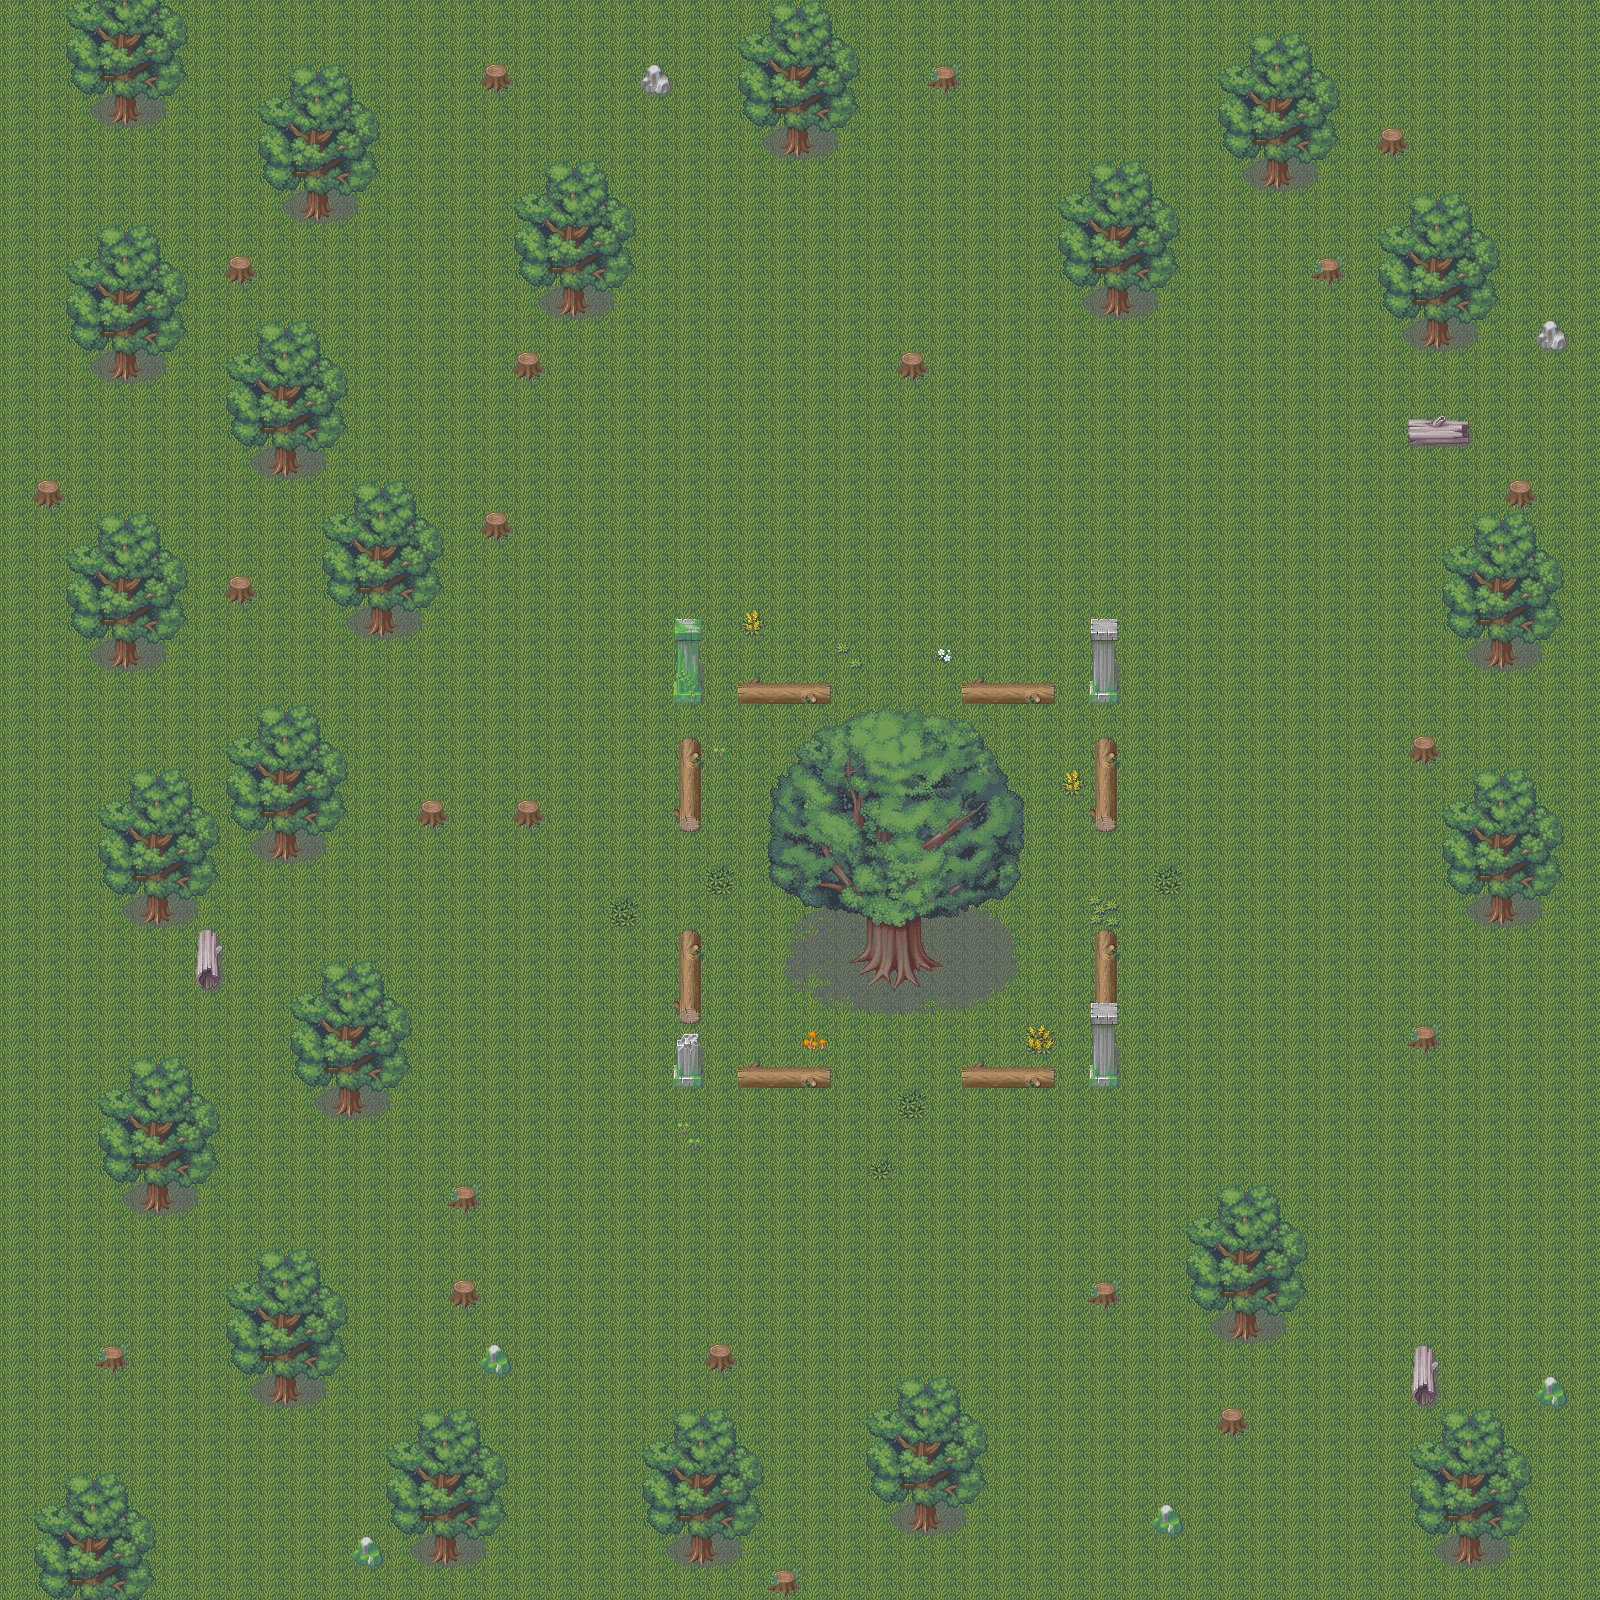

Rendered tile map (Tiled .tmx) drawn with the repository's tilesets; below, a short description and the map source with its tile grids summarised:
An orthogonal 50x50 tile map with 32x32 px tiles, 4 tile layers (Ground, Shrubs, Trees, Pillars).

<map version="1.0" orientation="orthogonal" width="50" height="50" tilewidth="32" tileheight="32">
 <tileset firstgid="1" name="forest" tilewidth="32" tileheight="32">
  <image source="forest.png" width="256" height="1024" />
 </tileset>
 <layer name="Ground" width="50" height="50">
  <data>[2500 cells, 2500 non-empty, 1 distinct tile ids]</data>
 </layer>
 <layer name="Shrubs" width="50" height="50">
  <data>[2500 cells, 14 non-empty, 11 distinct tile ids]</data>
 </layer>
 <layer name="Trees" width="50" height="50">
  <data>[2500 cells, 613 non-empty, 114 distinct tile ids]</data>
 </layer>
 <layer name="Pillars" width="50" height="50">
  <data>[2500 cells, 11 non-empty, 7 distinct tile ids]</data>
 </layer>
</map>
